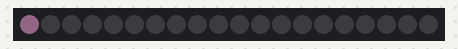
A sketch run on a simulated Arduino Uno, built with avr-gcc and run on an emulated ATmega328P. Shown: 20 RGB LEDs in strip order, left to right. Dim RGB values are drawn brighter than linear; the strip is taken to match the declared colour order; random numbers use the default seed unless the sketch sets one.

Above: at 1.6 s.
At 6.1 s:
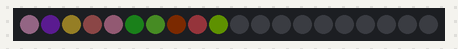
At 10.6 s:
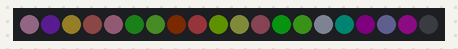
At 20.2 s:
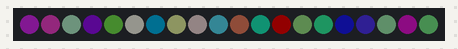
At 29.7 s:
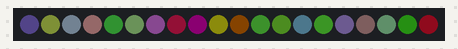
At 39.2 s:
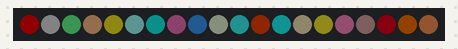

The sketch:

NeoPixels.ino
```cpp
/*************************************************************************
Things we need:
- Arduino
- NeoPixel strip (consult configuration in the library page)

Depending on the model the configuration
may vary, please check the configuration of
your model on the library creator's web site

https://learn.adafruit.com/adafruit-neopixel-uberguide/arduino-library-use
*************************************************************************/

//Import the library
#include <Adafruit_NeoPixel.h>

//Read the headline
Adafruit_NeoPixel pixel = Adafruit_NeoPixel(20, 3, NEO_RGB + NEO_KHZ400);

//Variable to be used for the random color change
int neonow = 0;

void setup(){
//We start the module
  pixel.begin();
  pixel.show();

  //Simple loading animation (not required)
  pixel.setBrightness(20);
  for(int i = 0; i < 20; i++){
    pixel.setPixelColor(i, 0, 0, 255);
    pixel.show();
    delay(50);
  }
  pixel.setBrightness(0);
  delay(500);
}

void loop(){
//Random color variables
int r = random(0, 256);
int g = random(0, 256);
int b = random(0, 256);

pixel.setBrightness(20); //We set the brightness of the LEDs
pixel.setPixelColor(neonow, g, r, b); //Set color
pixel.show(); //We show the color on the LED
delay(500); //We wait 500ms before repeating the process on another LED
neonow++; //We move on to the next LED

//If LED 20 is on, it returns to LED 0
if(neonow == 20){
  neonow = 0;
 }
}

/***********************************
I hope you like it, it is a
basic but useful code to
make a RGB strip of different colors

My website: https://lauty.ml
***********************************/
```
